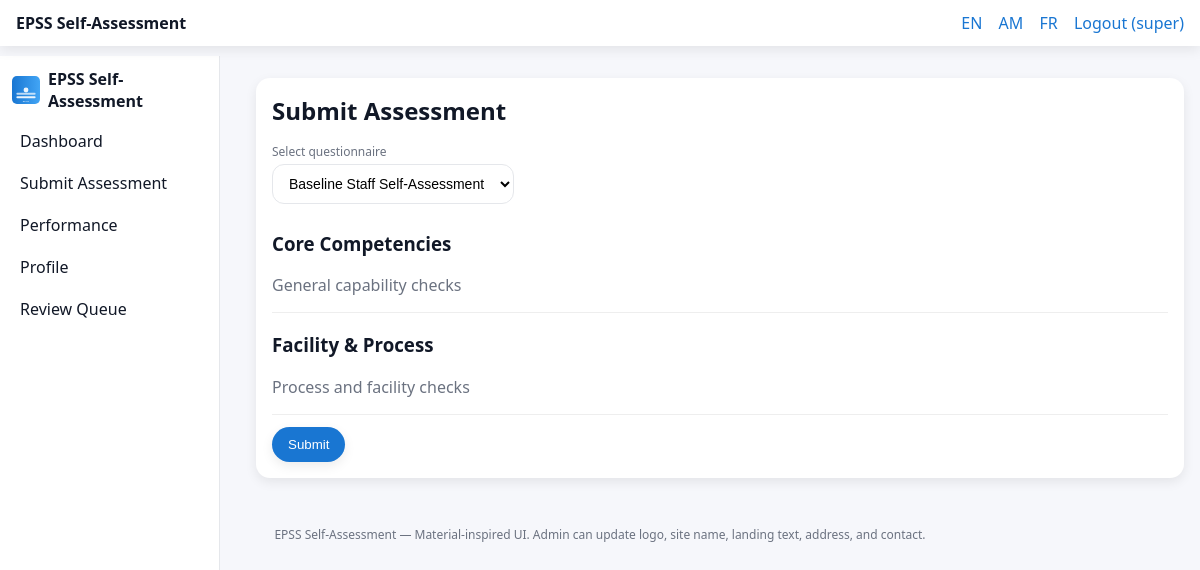
/submit_assessment.php (signed in), run on the app's committed database.
### tables this page shows
CREATE TABLE site_config (
  id INT PRIMARY KEY,
  site_name VARCHAR(200) NULL,
  landing_text TEXT NULL,
  address VARCHAR(255) NULL,
  contact VARCHAR(255) NULL,
  logo_path VARCHAR(255) NULL
);

CREATE TABLE questionnaire_section (
  id INT AUTO_INCREMENT PRIMARY KEY,
  questionnaire_id INT NOT NULL,
  title VARCHAR(255) NOT NULL,
  description TEXT NULL,
  order_index INT NOT NULL DEFAULT 0,
  FOREIGN KEY (questionnaire_id) REFERENCES questionnaire(id) ON DELETE CASCADE
);

### config.php (called while the page is built, shortened)
<?php
require_once __DIR__.'/i18n.php';
function get_site_config(PDO $pdo): array {
    $cfg = $pdo->query("SELECT * FROM site_config WHERE id=1")->fetch();
    return $cfg ?: [];
}
?>

### i18n.php (called while the page is built)
<?php
function load_lang(string $lang): array {
    $file = __DIR__ . "/lang/$lang.json";
    if (!file_exists($file)) { $file = __DIR__ . "/lang/en.json"; }
    $json = file_get_contents($file);
    $arr = json_decode($json, true);
    return is_array($arr) ? $arr : [];
}
function t(array $t, string $key, string $fallback=''): string {
    return $t[$key] ?? ($fallback ?: $key);
}
?>

### submit_assessment.php (the view, shortened to what this page needs)
<?php
require_once __DIR__.'/config.php';
$q = $pdo->query("SELECT id, title FROM questionnaire ORDER BY id DESC")->fetchAll();
$qid = (int)($_GET['qid'] ?? ($q[0]['id'] ?? 0));
$sections = []; $items = [];
if ($qid) {
    $s = $pdo->prepare("SELECT * FROM questionnaire_section WHERE questionnaire_id=? ORDER BY order_index ASC");
    $s->execute([$qid]); $sections = $s->fetchAll();
}
?>
<!doctype html><html><head>
<link rel="stylesheet" href="assets/css/material.css">
<link rel="stylesheet" href="assets/css/styles.css">
</head><body class="md-bg">
<?php include __DIR__.'/templates/header.php'; ?>
<section class="md-section">
<div class="md-card md-elev-2">
  <h2 class="md-card-title"><?=t($t,'submit_assessment','Submit Assessment')?></h2>
  <form method="get" class="md-inline-form">
    <label class="md-field">
      <span><?=t($t,'select_questionnaire','Select questionnaire')?></span>
      <select name="qid" onchange="this.form.submit()">
        <?php foreach ($q as $row): ?>
          <option value="<?=$row['id']?>" <?=($row['id']==$qid?'selected':'')?>><?=htmlspecialchars($row['title'])?></option>
        <?php endforeach; ?>
      </select>
    </label>
  </form>
  <?php if ($qid): ?>
  <form method="post">
    <?php foreach ($sections as $sec): ?>
      <h3 class="md-section-title"><?=htmlspecialchars($sec['title'])?></h3>
      <p class="md-muted"><?=htmlspecialchars($sec['description'])?></p>
      <div class="md-divider"></div>
    <?php endforeach; ?>
    <button class="md-button md-primary md-elev-2"><?=t($t,'submit','Submit')?></button>
  </form>
  <?php else: ?>
    <p><?=t($t,'no_questionnaire','No questionnaire found.')?></p>
  <?php endif; ?>
</div>
</section>
<?php include __DIR__.'/templates/footer.php'; ?>
</body></html>

### templates/header.php (shortened to what this page needs)
<?php
require_once __DIR__.'/../config.php';
$t = load_lang($_SESSION['lang'] ?? 'en');
$cfg = get_site_config($pdo);
?>
<header class="md-appbar md-elev-2">
  <div class="md-appbar-title"><?=htmlspecialchars($cfg['site_name'] ?? 'EPSS Self-Assessment')?></div>
  <nav class="md-appbar-actions">
    <a href="/set_lang.php?lang=en">EN</a>
    <a href="/set_lang.php?lang=am">AM</a>
    <a href="/set_lang.php?lang=fr">FR</a>
    <a href="/logout.php"><?=t($t,'logout','Logout')?> (<?=htmlspecialchars($_SESSION['user']['username'] ?? '')?>)</a>
  </nav>
</header>
<aside class="md-drawer">
  <div class="md-drawer-header">
    <img src="<?=htmlspecialchars($cfg['logo_path'] ?? '/assets/img/epss-logo.svg')?>" alt="Logo" class="md-logo-sm">
    <div class="md-drawer-title"><?=htmlspecialchars($cfg['site_name'] ?? 'EPSS')?></div>
  </div>
  <nav class="md-drawer-nav">
    <a href="/dashboard.php" class="md-drawer-link"><?=t($t,'dashboard','Dashboard')?></a>
    <a href="/submit_assessment.php" class="md-drawer-link"><?=t($t,'submit_assessment','Submit Assessment')?></a>
    <a href="/performance.php" class="md-drawer-link"><?=t($t,'performance','Performance')?></a>
    <a href="/profile.php" class="md-drawer-link"><?=t($t,'profile','Profile')?></a>
    <?php if (in_array($_SESSION['user']['role'] ?? '', ['admin','supervisor'])): ?>
      <a href="/admin/supervisor_review.php" class="md-drawer-link"><?=t($t,'review_queue','Review Queue')?></a>
    <?php endif; ?>
  </nav>
</aside>
<main class="md-main">

### assets/css/material.css (style rules this page uses)
:root { --md-primary: #1976d2; --md-on-primary: #fff; --md-bg: #f6f7fb; --md-surface: #ffffff; --md-muted: #6b7280; --md-danger: #c62828; --md-radius: 14px; }
* { box-sizing: border-box; }
body.md-bg { margin:0; background: var(--md-bg); color:#111827; font-family: system-ui, -apple-system, Segoe UI, Roboto, Helvetica, Arial, sans-serif; }
.md-appbar { position:sticky; top:0; z-index:10; background:var(--md-surface); display:flex; justify-content:space-between; align-items:center; padding:12px 16px; }
.md-appbar .md-appbar-title { font-weight:700; }
.md-appbar .md-appbar-actions a { margin-left:12px; text-decoration:none; color:var(--md-primary); }
.md-drawer { position:fixed; top:56px; left:0; width:220px; bottom:0; padding:12px; background:var(--md-surface); border-right:1px solid #e5e7eb; }
.md-drawer-header { display:flex; align-items:center; gap:8px; margin-bottom:8px; }
.md-logo-sm { height:28px; }
.md-drawer-title { font-weight:600; }
.md-drawer-nav { display:flex; flex-direction:column; }
.md-drawer-link { padding:10px 8px; border-radius:10px; color:#111827; text-decoration:none; }
.md-main { margin-left:240px; padding:16px; }
.md-section { margin:16px 0; }
.md-card { background:var(--md-surface); border-radius:var(--md-radius); padding:16px; }
.md-card-title { margin:0 0 8px; }
.md-elev-2 { box-shadow: 0 4px 12px rgba(0,0,0,.08); }
.md-button { display:inline-block; padding:10px 16px; border-radius:999px; border:0; background:#e5e7eb; color:#111827; text-decoration:none; cursor:pointer; }
.md-primary { background:var(--md-primary); color:var(--md-on-primary); }
.md-field { display:flex; flex-direction:column; margin:8px 0; }
.md-field > span { font-size:12px; color:var(--md-muted); margin-bottom:4px; }
.md-field input, .md-field select, .md-field textarea { border:1px solid #e5e7eb; border-radius:12px; padding:10px 12px; font-size:14px; background:#fff; }
.md-muted { color:var(--md-muted); }
.md-divider { height:1px; background:#eee; margin:8px 0 12px; }
.md-inline-form { display:flex; gap:10px; align-items:end; flex-wrap:wrap; }

### data on the page
site_config: site_name "EPSS Self-Assessment"
questionnaire_section: title "Core Competencies", description "General capability checks"
questionnaire_section: title "Facility & Process", description "Process and facility checks"

### other printed values
t($t,'logout','Logout') "Logout"
$_SESSION['user']['username'] "super"
t($t,'dashboard','Dashboard') "Dashboard"
t($t,'submit_assessment','Submit Assessment') "Submit Assessment"
t($t,'performance','Performance') "Performance"
t($t,'profile','Profile') "Profile"
t($t,'review_queue','Review Queue') "Review Queue"
t($t,'select_questionnaire','Select questionnaire') "Select questionnaire"
t($t,'submit','Submit') "Submit"
form field qid "Baseline Staff Self-Assessment"
